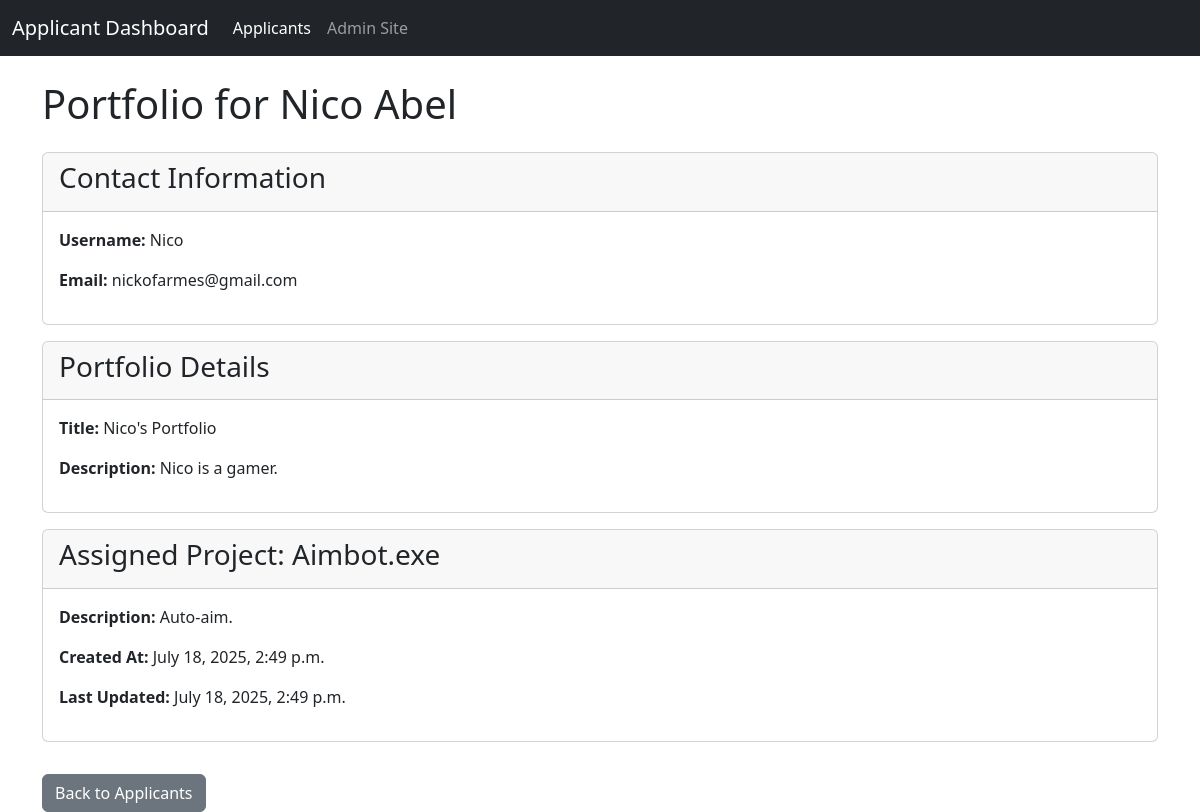
Screenshot of /portfolio/Nico/ with the database file from the repository.
### PortfolioApp/models.py (models this page shows, shortened)
class Portfolio(models.Model):
    user = models.OneToOneField(User, on_delete=models.CASCADE, unique=True)
    portfolio_title = models.CharField(max_length=255)
    portfolio_description = models.TextField(blank=True)
    project = models.OneToOneField(Project, on_delete=models.SET_NULL, null=True, blank=True)

class Project(models.Model):
    project_name = models.CharField(max_length=255)
    project_description = models.TextField(blank=True)
    created_at = models.DateTimeField(auto_now_add=True)
    updated_at = models.DateTimeField(auto_now=True)

### PortfolioApp/views.py (the view)
# urls.py: path('portfolio/<str:username>/', ApplicantDetailView.as_view(), name='applicant_detail'),
class ApplicantDetailView(DetailView):
    model = User
    template_name = 'portfolio.html'
    context_object_name = 'applicant_user'
    slug_field = 'username'
    slug_url_kwarg = 'username'
    def get_context_data(self, **kwargs):
        context = super().get_context_data(**kwargs)
        try:
            context['portfolio'] = Portfolio.objects.get(user=self.object)
        except Portfolio.DoesNotExist:
            context['portfolio'] = None
        return context

### templates/portfolio.html (shortened to what this page needs)
{% extends 'base.html' %}
{% load static %}
{% block content %}
    <h1 class="mb-4">Portfolio for {{ applicant_user.first_name }} {{ applicant_user.last_name }}</h1>
    <div class="card mb-3">
        <div class="card-header">
            <h3>Contact Information</h3>
        </div>
        <div class="card-body">
            <p><strong>Username:</strong> {{ applicant_user.username }}</p>
            <p><strong>Email:</strong> {{ applicant_user.email }}</p>
        </div>
    </div>
    <div class="card mb-3">
        <div class="card-header">
            <h3>Portfolio Details</h3>
        </div>
        <div class="card-body">
            {% if portfolio %}
                <p><strong>Title:</strong> {{ portfolio.portfolio_title }}</p>
                <p><strong>Description:</strong> {{ portfolio.portfolio_description|linebreaksbr }}</p>
            {% else %}
                <p class="text-muted">No portfolio details available for this user.</p>
            {% endif %}
        </div>
    </div>
    {% if portfolio.project %}
    <div class="card mb-3">
        <div class="card-header">
            <h3>Assigned Project: {{ portfolio.project.project_name }}</h3>
        </div>
        <div class="card-body">
            <p><strong>Description:</strong> {{ portfolio.project.project_description|linebreaksbr }}</p>
            <p><strong>Created At:</strong> {{ portfolio.project.created_at|date:"F j, Y, P" }}</p>
            <p><strong>Last Updated:</strong> {{ portfolio.project.updated_at|date:"F j, Y, P" }}</p>
        </div>
    </div>
    {% elif portfolio and not portfolio.project %}
    <div class="alert alert-info" role="alert">
        No project assigned to this portfolio.
    </div>
    {% endif %}
    <a href="{% url 'PortfolioApp:applicant_list' %}" class="btn btn-secondary mt-3">Back to Applicants</a>
{% endblock %}

### templates/base.html (shortened to what this page needs)
{% load static %}
<!DOCTYPE html>
<html lang="en">
<head>
    <link href="{% static 'css/bootstrap.min.css' %}" rel="stylesheet">
</head>
<body>
    {% include 'navbar.html' %}
    <div class="container mt-4">
        {% block content %}
        {% endblock %}
    </div>
</body>
</html>

### templates/navbar.html (shortened to what this page needs)
<nav class="navbar navbar-expand-lg navbar-dark bg-dark">
    <div class="container-fluid">
        <a class="navbar-brand" href="{% url 'PortfolioApp:applicant_list' %}">Applicant Dashboard</a>
        <div class="collapse navbar-collapse" id="navbarNav">
            <ul class="navbar-nav">
                <li class="nav-item">
                    <a class="nav-link active" aria-current="page" href="{% url 'PortfolioApp:applicant_list' %}">Applicants</a>
                </li>
                <li class="nav-item">
                    <a class="nav-link" href="{% url 'admin:index' %}">Admin Site</a>
                </li>
            </ul>
        </div>
    </div>
</nav>

### rows the page displays
Portfolio: portfolio_title "Nico's Portfolio", portfolio_description "Nico is a gamer.", project.project_name "Aimbot.exe", project.project_description "Auto-aim.", project.created_at "July 18, 2025, 2:49 p.m.", project.updated_at "July 18, 2025, 2:49 p.m."

### other values shown
{{ applicant_user.first_name }} "Nico"
{{ applicant_user.last_name }} "Abel"
{{ applicant_user.username }} "Nico"
{{ applicant_user.email }} "nickofarmes@gmail.com"
